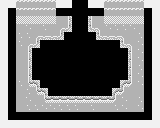

Rendered tile map (Tiled .tmx) drawn with the repository's tilesets; below, a short description and the map source with its tile grids summarised:
An orthogonal 20x16 tile map with 8x8 px tiles, 3 tile layers (Background, Collision, Overlap).

<map version="1.0" orientation="orthogonal" renderorder="right-down" width="20" height="16" tilewidth="8" tileheight="8" nextobjectid="1">
 <tileset firstgid="1" name="char_sheet" tilewidth="8" tileheight="8" tilecount="1024">
  <image source="char_sheet.png" width="256" height="256" />
 </tileset>
 <layer name="Background" width="20" height="16">
  <data>[320 cells, 66 non-empty, 1 distinct tile ids]</data>
 </layer>
 <layer name="Collision" width="20" height="16">
  <data>[320 cells, 128 non-empty, 17 distinct tile ids]</data>
 </layer>
 <layer name="Overlap" width="20" height="16">
  <data>[320 cells, 0 non-empty, 0 distinct tile ids]</data>
 </layer>
</map>
